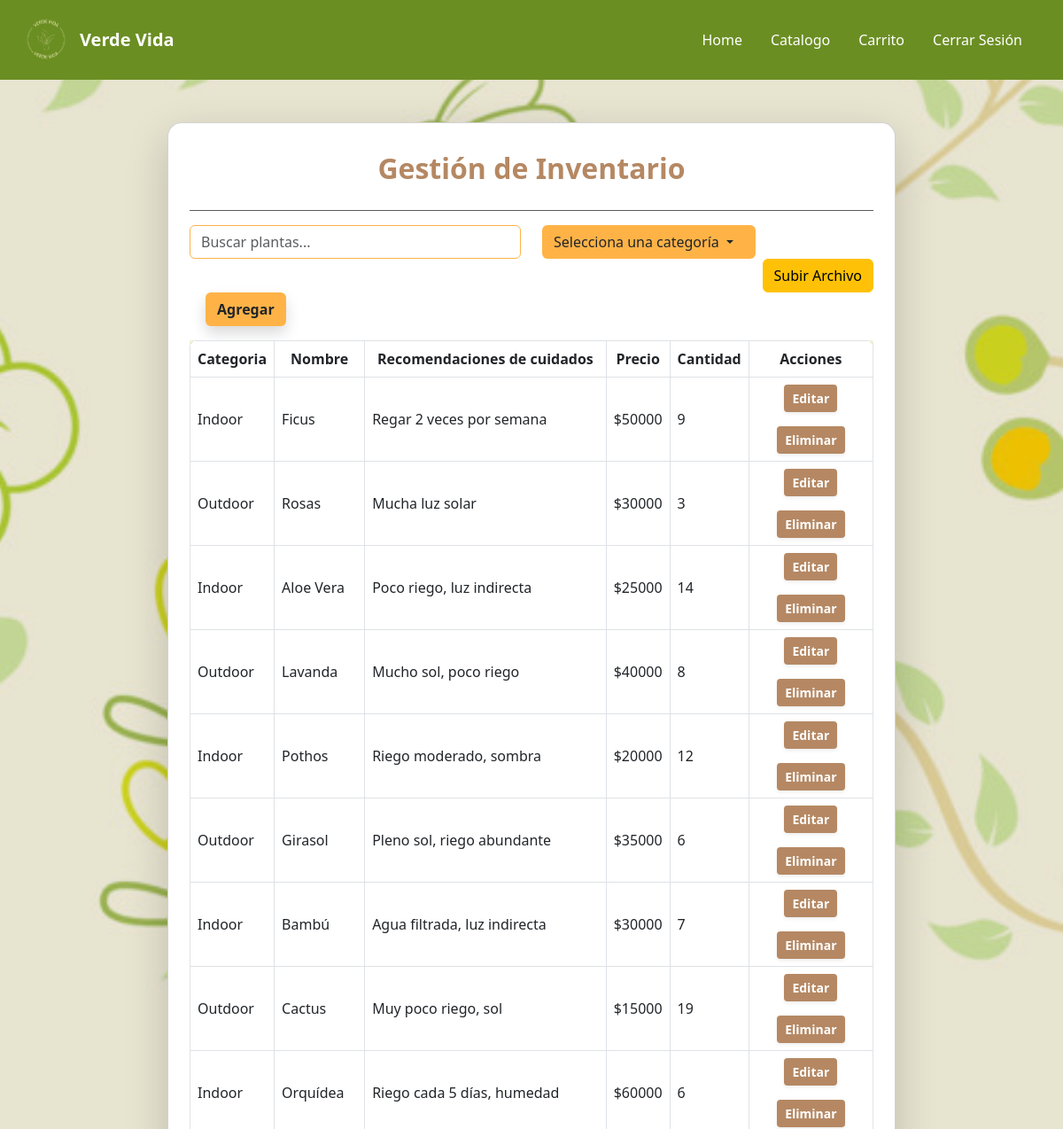
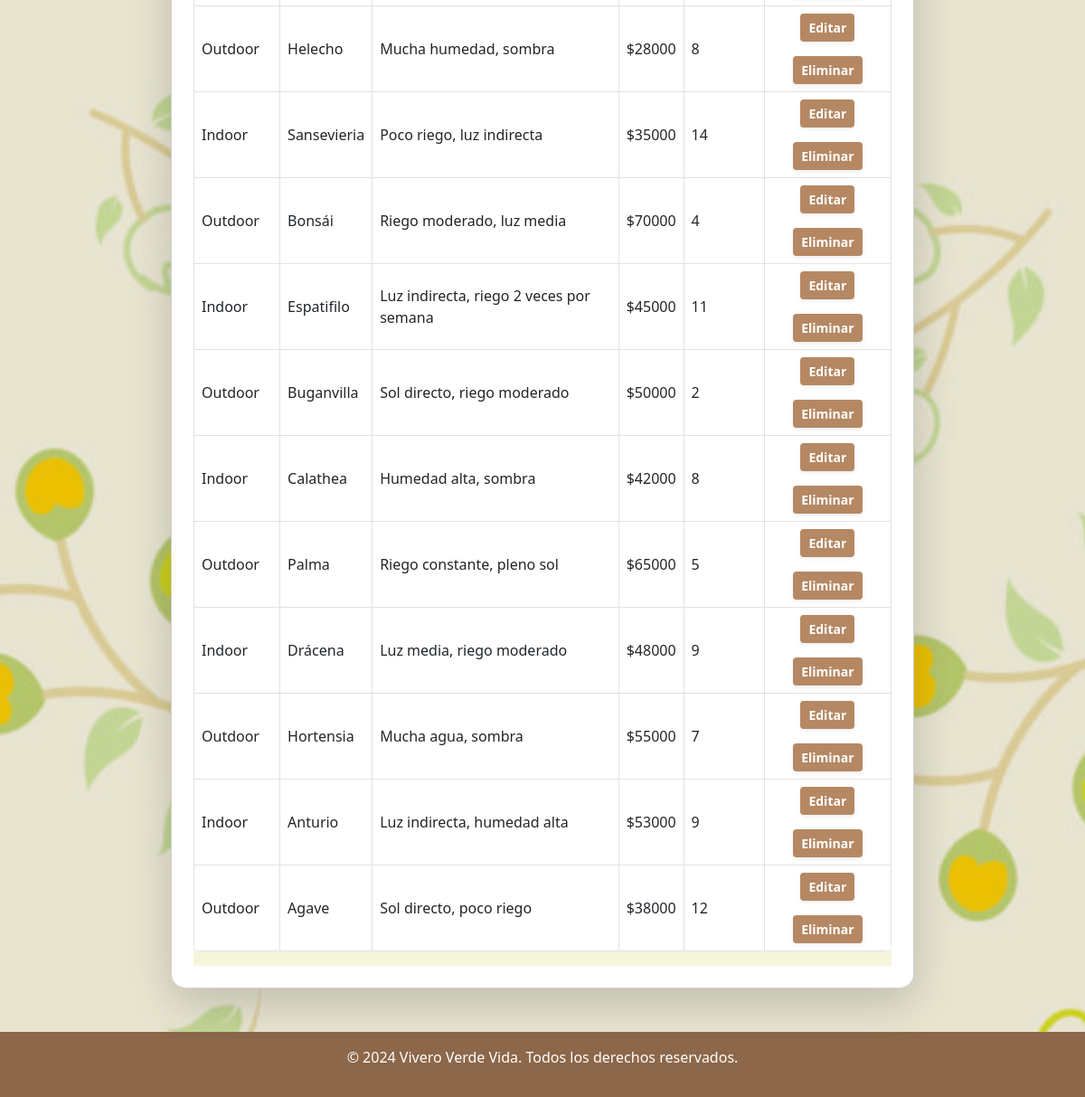
Screenshot of /inventory/plantas/ (signed in) with the database file from the repository (2 pictures, top to bottom).
### Inventory/models.py (models this page shows, shortened)
class Plant(models.Model):
    plant_id = models.AutoField(primary_key=True, verbose_name="Id")
    category_id = models.ForeignKey(Categorie, on_delete=models.CASCADE, verbose_name='Categorie')
    plant_name = models.CharField(max_length=30, verbose_name="Plant Name")
    care = models.CharField(max_length=1000, verbose_name="Care")
    price = models.IntegerField(validators=[MinValueValidator(0)], verbose_name="Price")
    stock = models.IntegerField(validators=[MinValueValidator(0)], verbose_name="Stock")

class Categorie(models.Model):
    category_id = models.AutoField(primary_key=True, verbose_name="Id")
    category = models.CharField(max_length=30, verbose_name="Category")
    def __str__(self):
        return self.category

### Inventory/views.py (the view)
# urls.py: path('plantas/', views.plantas, name='plantas'),
@login_required
def plantas(request):
    plants = Plant.objects.all()
    categories = Categorie.objects.all()
    return render(request, 'CRUD Planta/plantas.html', {'plants': plants, 'categories': categories})

### Inventory/templates/CRUD Planta/plantas.html (shortened to what this page needs)
{% extends 'base.html' %}
{% load static %}
{% block content %}
<div class="container-fluid d-flex justify-content-center align-items-center min-vh-100 px-3" >
    <div class="card shadow-lg bg-white rounded-4 p-4 m-4 col-lg-9 col-md-10 col-sm-12" style="background-color:#f5f5dc;">
        <h2 class="text-center fw-bold mt-2 mb-4" style="color: #b58863;">Gestión de Inventario</h2>
        <hr class="border-1 opacity-75 mt-1">
        <div class="row mb-3 align-items-center">
            <div class="col-md-6">
                <form method="GET" action="{% url 'buscarPlanta' %}">
                    <input type="text" class="form-control" style="border-color: rgb(255,179,71);"  name="buscarPlanta"
                        placeholder="Buscar plantas..." value="{{ query|default:'' }}">
                </form>
            </div>
            <div class="col-md-4">
                <div class="dropdown w-100">
                    <button type="button" class="btn dropdown-toggle w-100 text-start"
                            style="background-color: rgb(255,179,71);"
                            data-bs-toggle="dropdown"
                            aria-expanded="false"
                            id="categoryDropdown">
                        {% if categoria %}
                            {{ categoria.category }}
                        {% else %}
                            Selecciona una categoría
                        {% endif %}
                    </button>
                </div>
            </div>
            <div class="text-end me-3">
                <button type="button" class="btn btn-warning" data-bs-toggle="modal" data-bs-target="#uploadModal">
                    Subir Archivo
                </button>
            </div>
            <div class="col-md-2 text-end">
                <a href="{% url 'crearPlanta' %}" class="btn fw-bold shadow" style="background-color: rgb(255,179,71);"> Agregar </a>
            </div>
        </div>
        <div class="table-responsive" style="background-color:#f5f5dc;">
            <table class="table table-bordered table-hover rounded-3 overflow-hidden">
                <thead class="text-white" style="background-color: rgb(107, 142, 35);">
                    <tr>
                        <th class="text-center">Categoria</th>
                        <th class="text-center">Nombre</th>
                        <th class="text-center">Recomendaciones de cuidados</th>
                        <th class="text-center">Precio</th>
                        <th class="text-center">Cantidad</th>
                        <th class="text-center">Acciones</th>
                    </tr>
                </thead>
                <tbody>
                    {% for planta in plants %}
                        <tr>
                            <td class="align-middle">{{ planta.category_id}}</td>
                            <td class="align-middle">{{ planta.plant_name}}</td>
                            <td class="align-middle">{{ planta.care }}</td>
                            <td class="align-middle">${{ planta.price }}</td>
                            <td class="align-middle">{{ planta.stock }}</td>
                            <td class="text-center align-middle">
                                <a href="{% url 'editarPlanta' planta.plant_id %}" class="btn btn-sm fw-bold shadow-sm mb-3" style="background-color: #b58863; color: white;">Editar</a>
                                <a href="{% url 'eliminarPlanta' planta.plant_id %}" class="btn btn-sm fw-bold shadow-sm" style="background-color: #b58863; color: white;">Eliminar</a>
                            </td>
                        </tr>
                    {% endfor %}
                </tbody>
            </table>
        </div>
    </div>
</div>
{% endblock%}

### Vivero/templates/base.html (style rules this page uses)
.bg-image { background: url('/static/img/pagflores.jpg') no-repeat center center fixed; background-size: cover !important; background-color: rgba(82, 66, 9, 0.1); background-blend-mode: darken; }

### rows the page displays
Plant: category_id "Indoor", plant_name "Ficus", care "Regar 2 veces por semana", price "50000", stock "9"
Plant: category_id "Outdoor", plant_name "Rosas", care "Mucha luz solar", price "30000", stock "3"
Plant: category_id "Indoor", plant_name "Aloe Vera", care "Poco riego, luz indirecta", price "25000", stock "14"
Plant: category_id "Outdoor", plant_name "Lavanda", care "Mucho sol, poco riego", price "40000", stock "8"
Plant: category_id "Indoor", plant_name "Pothos", care "Riego moderado, sombra", price "20000", stock "12"
Plant: category_id "Outdoor", plant_name "Girasol", care "Pleno sol, riego abundante", price "35000", stock "6"
Plant: category_id "Indoor", plant_name "Bambú", care "Agua filtrada, luz indirecta", price "30000", stock "7"
Plant: category_id "Outdoor", plant_name "Cactus", care "Muy poco riego, sol", price "15000", stock "19"
Plant: category_id "Indoor", plant_name "Orquídea", care "Riego cada 5 días, humedad", price "60000", stock "6"
Plant: category_id "Outdoor", plant_name "Helecho", care "Mucha humedad, sombra", price "28000", stock "8"
Plant: category_id "Indoor", plant_name "Sansevieria", care "Poco riego, luz indirecta", price "35000", stock "14"
Plant: category_id "Outdoor", plant_name "Bonsái", care "Riego moderado, luz media", price "70000", stock "4"
Plant: category_id "Indoor", plant_name "Espatifilo", care "Luz indirecta, riego 2 veces por semana", price "45000", stock "11"
Plant: category_id "Outdoor", plant_name "Buganvilla", care "Sol directo, riego moderado", price "50000", stock "2"
Plant: category_id "Indoor", plant_name "Calathea", care "Humedad alta, sombra", price "42000", stock "8"
Plant: category_id "Outdoor", plant_name "Palma", care "Riego constante, pleno sol", price "65000", stock "5"
Plant: category_id "Indoor", plant_name "Drácena", care "Luz media, riego moderado", price "48000", stock "9"
Plant: category_id "Outdoor", plant_name "Hortensia", care "Mucha agua, sombra", price "55000", stock "7"
Plant: category_id "Indoor", plant_name "Anturio", care "Luz indirecta, humedad alta", price "53000", stock "9"
Plant: category_id "Outdoor", plant_name "Agave", care "Sol directo, poco riego", price "38000", stock "12"
